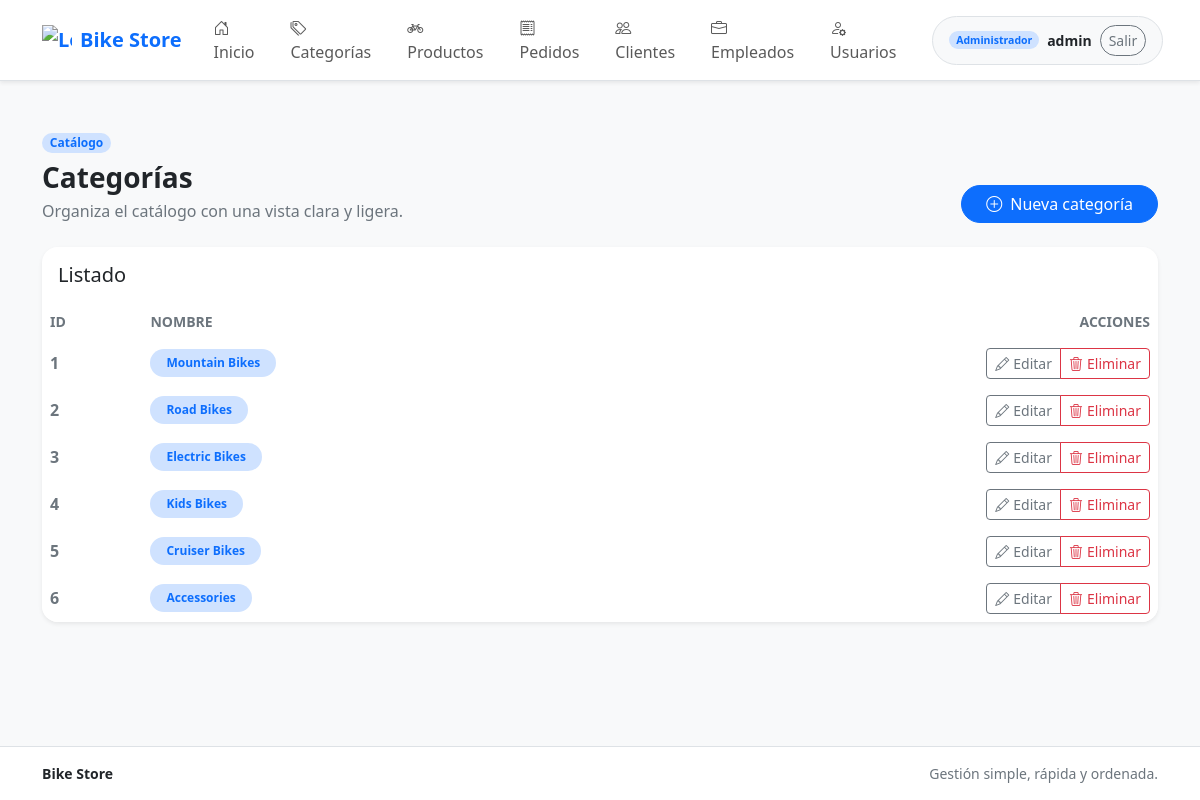
The app's page /secciones/categorias/index.php (signed in) with its own data.
### tables this page shows
CREATE TABLE categories (
  category_id INT AUTO_INCREMENT PRIMARY KEY,
  category_name VARCHAR(255) NOT NULL
);

### libs/helpers/url.php (called while the page is built, shortened)
<?php
function base_url(): string
{
    $baseUrl = getenv('BASE_URL');
    $isHttps = false;
    $scheme = $isHttps ? 'https' : 'http';
    $baseUrl = rtrim($baseUrl, '/') . '/';
    $parsedUrl = parse_url($baseUrl);
    if (isset($parsedUrl['scheme']) && $parsedUrl['scheme'] !== $scheme) {
        $baseUrl = preg_replace('/^https?:\/\//i', $scheme . '://', $baseUrl) ?? $baseUrl;
    }
    return $baseUrl;
}

### libs/helpers/auth.php (called while the page is built, shortened)
<?php
function app_current_user(): ?array
{
    return $_SESSION['auth'] ?? null;
}
function app_is_logged_in(): bool
{
    return app_current_user() !== null;
}
function app_role_label(string $role): string
{
    return match ($role) {
        'admin'    => 'Administrador',
        'empleado' => 'Empleado',
        default    => ucfirst($role),
    };
}

### bd.php (called while the page is built, shortened)
<?php
class DB
{
    private static $servidor = "127.0.0.1";
    private static $baseDeDatos = "Bike_Store";
    private static $usuario = "root";
    private static $contrasena = "";
    private static ?PDO $conexion = null;
    private static function obtenerConfiguracion(string $clave, string $valorPorDefecto): string
    {
        $valor = getenv($clave);
        return $valor !== false && $valor !== '' ? $valor : $valorPorDefecto;
    }
    public static function conectar()
    {
        if (self::$conexion == null) {
            self::$conexion = self::crearConexion();
        }
        return self::$conexion;
    }
    private static function crearConexion()
    {
        $servidor = self::obtenerConfiguracion('DB_HOST', self::$servidor);
        $baseDeDatos = self::obtenerConfiguracion('DB_NAME', self::$baseDeDatos);
        $usuario = self::obtenerConfiguracion('DB_USER', self::$usuario);
        $contrasena = self::obtenerConfiguracion('DB_PASSWORD', self::$contrasena);
        try {
            $conexion = new PDO(
                "mysql:host=" . $servidor . ";dbname=" . $baseDeDatos,
                $usuario,
                $contrasena
            );
            $conexion->setAttribute(PDO::ATTR_ERRMODE, PDO::ERRMODE_EXCEPTION);
            return $conexion;
        } catch (PDOException $e) {
            echo "Error de conexión: " . $e->getMessage();
            exit;
        }
    }
    public static function ejecutarConsulta($consulta, $parametros = [])
    {
        $conexion = self::conectar();
        $sentencia = $conexion->prepare($consulta);
        $sentencia->execute($parametros);
        return $sentencia;
    }
    public static function getTabla($consulta, $parametros = [])
    {
        $sentencia = self::ejecutarConsulta($consulta, $parametros);
        return $sentencia->fetchAll(PDO::FETCH_ASSOC);
    }
}

### secciones/categorias/index.php (the view, shortened to what this page needs)
<?php
require_once __DIR__ . '/../../bd.php';
$lista_categorias = \DB::getTabla("SELECT * FROM categories ORDER BY category_id ASC");
?>
<?php include("../../templates/header.php"); ?>
<div class="d-flex flex-column flex-md-row justify-content-between align-items-md-end gap-3 mb-4">
    <div>
        <span class="badge bg-primary-subtle text-primary rounded-pill mb-2">Catálogo</span>
        <h1 class="h3 fw-bold mb-1">Categorías</h1>
        <p class="text-secondary mb-0">Organiza el catálogo con una vista clara y ligera.</p>
    </div>
    <a class="btn btn-primary px-4 rounded-pill" href="crear.php" role="button">
        <i class="bi bi-plus-circle me-2"></i>Nueva categoría
    </a>
</div>
<div class="card border-0 shadow-sm rounded-4 overflow-hidden">
    <div class="card-header bg-white border-0 py-3">
        <h2 class="h5 mb-0">Listado</h2>
    </div>
    <div class="card-body p-0">
        <div class="table-responsive">
            <table id="tabla-categorias" class="table table-hover table-borderless align-middle mb-0">
                <thead class="bg-light">
                    <tr>
                        <th scope="col" class="text-secondary fw-semibold small text-uppercase">ID</th>
                        <th scope="col" class="text-secondary fw-semibold small text-uppercase">Nombre</th>
                        <th scope="col" class="text-secondary fw-semibold small text-uppercase text-end">Acciones</th>
                    </tr>
                </thead>
                <tbody>
                    <?php if (!empty($lista_categorias)) { ?>
                        <?php foreach ($lista_categorias as $registro) { ?>
                            <tr>
                                <td class="fw-semibold text-secondary"><?php echo $registro['category_id']; ?></td>
                                <td>
                                    <span class="badge bg-primary-subtle text-primary rounded-pill px-3 py-2">
                                        <?php echo htmlspecialchars($registro['category_name'], ENT_QUOTES, 'UTF-8'); ?>
                                    </span>
                                </td>
                                <td class="text-end">
                                    <div class="btn-group btn-group-sm" role="group" aria-label="Acciones de categoría">
                                        <a class="btn btn-outline-secondary" href="editar.php?txtId=<?php echo $registro['category_id']; ?>" role="button">
                                            <i class="bi bi-pencil me-1"></i>Editar
                                        </a>
                                        <a class="btn btn-outline-danger" href="#" role="button" onclick="borrar('<?php echo $registro['category_id']; ?>')">
                                            <i class="bi bi-trash3 me-1"></i>Eliminar
                                        </a>
                                    </div>
                                </td>
                            </tr>
                        <?php } ?>
                    <?php } ?>
                </tbody>
            </table>
        </div>
    </div>
</div>
<?php include("../../templates/footer.php"); ?>

### templates/header.php (shortened to what this page needs)
<?php
$usuarioActual = app_current_user();
?>
<!doctype html>
<html lang="es" data-bs-theme="light">
<head>
    <link
        href="https://cdn.jsdelivr.net/npm/bootstrap@5.3.8/dist/css/bootstrap.min.css"
        rel="stylesheet"
 />
    <link
        href="https://cdn.jsdelivr.net/npm/bootstrap-icons@1.11.3/font/bootstrap-icons.min.css"
        rel="stylesheet" />
    <link rel="stylesheet" href="<?= base_url() ?>assets/css/app.css" />
    <link rel="stylesheet" href="https://cdn.datatables.net/2.3.1/css/dataTables.bootstrap5.min.css" />
</head>
<body class="d-flex flex-column min-vh-100 bg-light text-dark">
    <header class="sticky-top">
        <nav class="navbar navbar-expand-lg bg-white border-bottom shadow-sm">
            <div class="container">
                <a class="navbar-brand fw-semibold text-primary d-flex align-items-center gap-2" href="<?= base_url() ?>">
                    <img src="<?= base_url() ?>assets/bike.png" alt="Logo" width="30" height="30" class="d-inline-block align-text-top">
                    Bike Store
                </a>
                <div class="collapse navbar-collapse" id="mainNavbar">
                    <ul class="navbar-nav ms-auto gap-lg-1 align-items-lg-center">
                        <li class="nav-item">
                            <a class="nav-link rounded-pill px-3" href="<?= base_url() ?>"><i class="bi bi-house-door me-1"></i>Inicio</a>
                        </li>
                        <?php if (app_is_logged_in()) { ?>
                            <li class="nav-item">
                                <a class="nav-link rounded-pill px-3" href="<?= base_url() ?>secciones/categorias/"><i class="bi bi-tags me-1"></i>Categorías</a>
                            </li>
                        <?php } ?>
                        <li class="nav-item">
                            <a class="nav-link rounded-pill px-3" href="<?= base_url() ?>secciones/productos/"><i class="bi bi-bicycle me-1"></i>Productos</a>
                        </li>
                        <?php if (app_is_logged_in()) { ?>
                            <li class="nav-item">
                                <a class="nav-link rounded-pill px-3" href="<?= base_url() ?>secciones/pedidos/"><i class="bi bi-receipt me-1"></i>Pedidos</a>
                            </li>
                        <?php } ?>
                        <?php if (app_is_logged_in()) { ?>
                            <li class="nav-item">
                                <a class="nav-link rounded-pill px-3" href="<?= base_url() ?>secciones/clientes/"><i class="bi bi-people me-1"></i>Clientes</a>
                            </li>
                            <li class="nav-item">
                                <a class="nav-link rounded-pill px-3" href="<?= base_url() ?>secciones/empleados/"><i class="bi bi-briefcase me-1"></i>Empleados</a>
                            </li>
                            <?php if (($usuarioActual['role'] ?? '') === 'admin') { ?>
                                <li class="nav-item">
                                    <a class="nav-link rounded-pill px-3" href="<?= base_url() ?>secciones/usuarios/"><i class="bi bi-person-gear me-1"></i>Usuarios</a>
                                </li>
                            <?php } ?>
                        <?php } ?>
                        <?php if (app_is_logged_in()) { ?>
                            <li class="nav-item ms-lg-3">
                                <div class="d-flex align-items-center gap-2 px-3 py-2 rounded-pill bg-light border small">
                                    <span class="badge bg-primary-subtle text-primary rounded-pill"><?= htmlspecialchars(app_role_label((string) ($usuarioActual['role'] ?? '')), ENT_QUOTES, 'UTF-8') ?></span>
                                    <span class="fw-semibold"><?= htmlspecialchars((string) ($usuarioActual['user'] ?? ''), ENT_QUOTES, 'UTF-8') ?></span>
                                    <a class="btn btn-sm btn-outline-secondary rounded-pill" href="<?= base_url() ?>cerrar.php">Salir</a>
                                </div>
                            </li>
                        <?php } ?>
                    </ul>
                </div>
            </div>
        </nav>
    </header>
    <main class="container py-4 py-lg-5 flex-grow-1">

### templates/footer.php (shortened to what this page needs)
    </main>
    <footer class="mt-auto border-top bg-white">
        <div class="container py-3 d-flex flex-column flex-md-row justify-content-between align-items-md-center gap-2 small text-secondary">
            <span class="fw-semibold text-dark">Bike Store</span>
            <span>Gestión simple, rápida y ordenada.</span>
        </div>
    </footer>
</body>
</html>

### records on screen
categories: category_id "1", category_name "Mountain Bikes"
categories: category_id "2", category_name "Road Bikes"
categories: category_id "3", category_name "Electric Bikes"
categories: category_id "4", category_name "Kids Bikes"
categories: category_id "5", category_name "Cruiser Bikes"
categories: category_id "6", category_name "Accessories"

### other values on screen
app_role_label((string) ($usuarioActual['role'] ?? '')) "Administrador"
$usuarioActual['user'] "admin"
